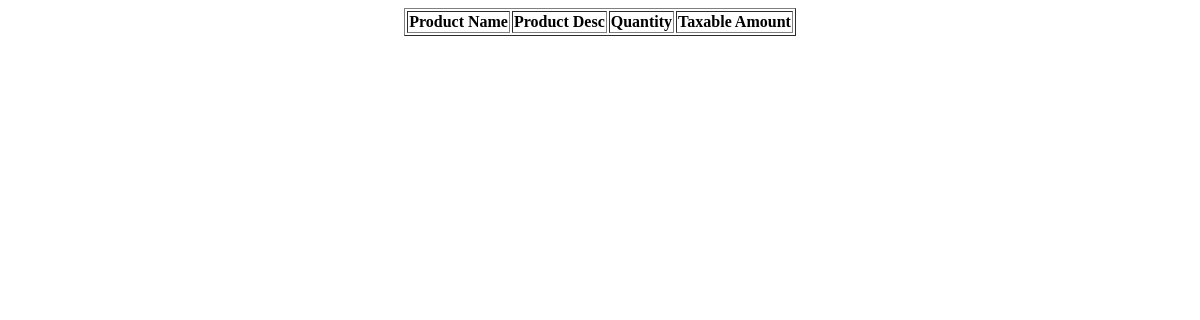
Before: /owner/items/list with the older database file.
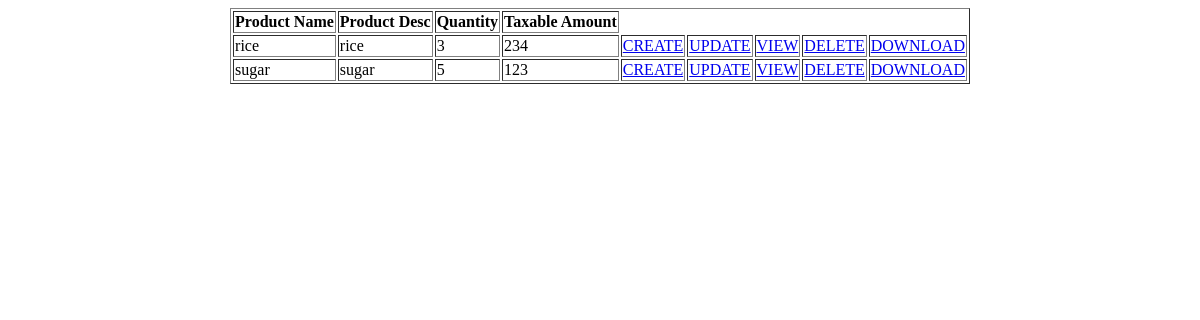
After: the same page with the newer database file.
### CRMApp/models.py (models this page shows)
class Item(models.Model):
    productName=models.CharField(max_length=20)
    productDesc=models.CharField(max_length=100)
    quantity=models.IntegerField(null=True)
    qtyUnit=models.CharField(max_length=20)
    taxableAmount=models.IntegerField(null=True)

### CRMApp/views.py (the view)
# urls.py: path('items/list',ItemListView.as_view(),name="list"),
class ItemListView(ListView):
    model=Item
    template_name = "listitem.html"
    context_object_name = "items"

### CRMApp/templates/listitem.html (shortened to what this page needs)
<!DOCTYPE html>
<html lang="en">
<head>
</head>
<body>
<div class="container" >
<table border="1px solid black" align="center">
    <tr>
        <th> Product Name</th>
        <th> Product Desc</th>
        <th> Quantity</th>
        <th> Taxable Amount</th>
    </tr>
    {%for item in items%}
    <tr>
        <td>{{item.productName}}</td>
        <td>{{item.productDesc}}</td>
        <td>{{item.quantity}}</td>
        <td>{{item.taxableAmount}}</td>
        <td> <a href="{%url 'create' %}">CREATE</a></td>
        <td> <a href="{%url 'update' item.pk%}">UPDATE</a></td>
        <td><a href="{%url 'detail' item.pk%}">VIEW</a></td>
        <td><a href="{%url 'delete' item.pk%}">DELETE</a></td>
        <td><a href="{%url 'json'%}">DOWNLOAD</a></td>
    </tr>
    {% endfor %}
</table>
</div>
</body>
</html>

Changed rows visible on the page:
added Item: productName "rice", productDesc "rice", quantity "3", taxableAmount "234"
added Item: productName "sugar", productDesc "sugar", quantity "5", taxableAmount "123"
